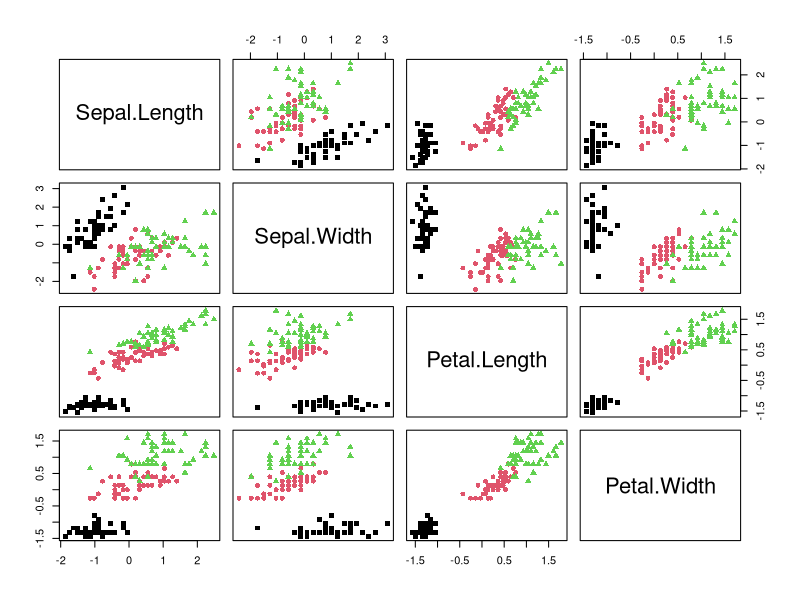
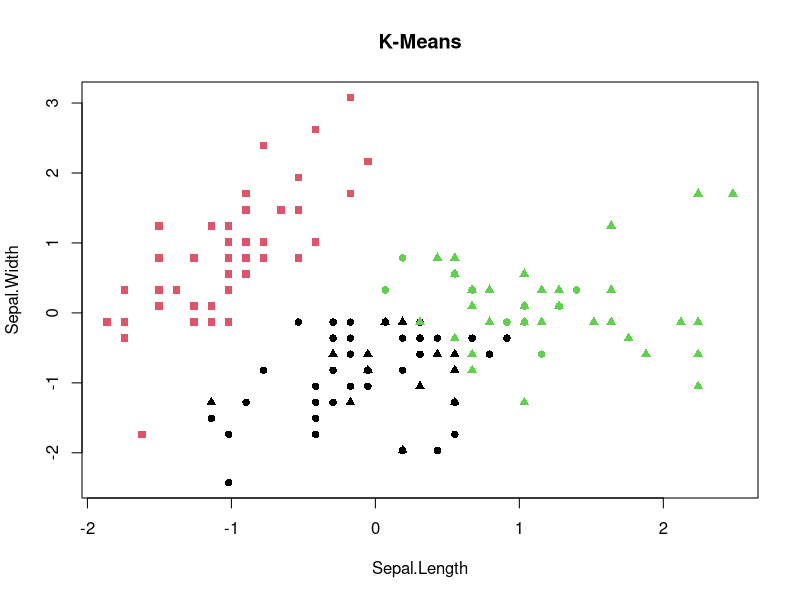
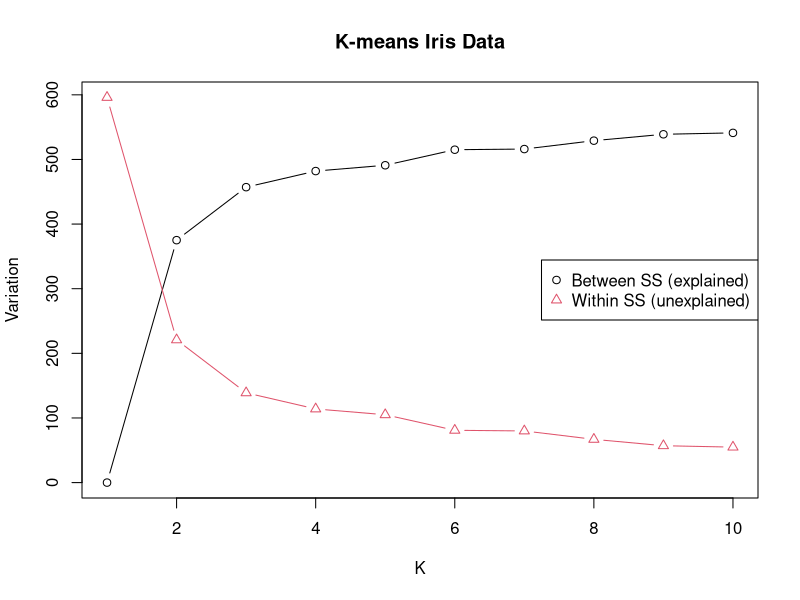

Write the R code that produced these figures, in order.
## ---- chunk 1
data(iris)

# preprocess
X.iris = scale((iris[, 1:4]), scale=TRUE) # center and standardise
L.iris = iris[, 5]

table(L.iris)

pairs(X.iris, col=as.integer(L.iris), pch=as.integer(L.iris)+14)
## ---- chunk 2
kmeans.out3 = kmeans(X.iris, centers = 3)
kmeans.out3
## ---- chunk 3
plot(X.iris, col = kmeans.out3$cluster, pch = as.integer(L.iris) + 14, main = "K-Means")
## ---- chunk 4
table(L.iris, kmeans.out3$cluster)
## ---- chunk 5
between_var = numeric(10)
within_var = numeric(10)

for (k in 1:10)
{
  kmeans.out = kmeans(X.iris, centers = k)
  between_var[k] = kmeans.out$betweenss
  within_var[k] = kmeans.out$tot.withinss
}
## ---- chunk 6
plot(1:10, between_var, ylim = c(0, max(c(max(between_var, within_var)))),
     type = "b", xlab = "K", ylab = "Variation", main = "K-means Iris Data")
points(1:10, within_var, type = "b", col = 2, pch = 2)
legend("right", c("Between SS (explained)", "Within SS (unexplained)"),
       col=c(1,2), pch=c(1,2))
